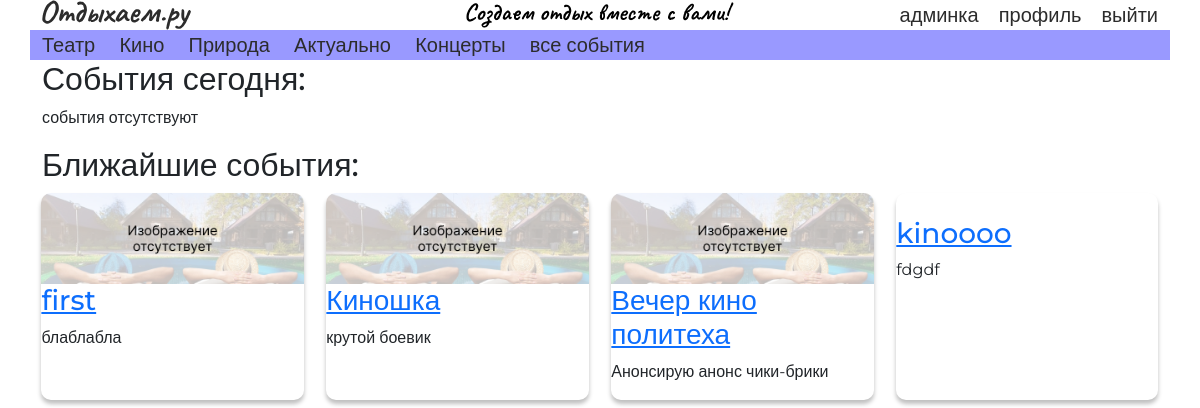
Before: /account/ (signed in) with the older database file.
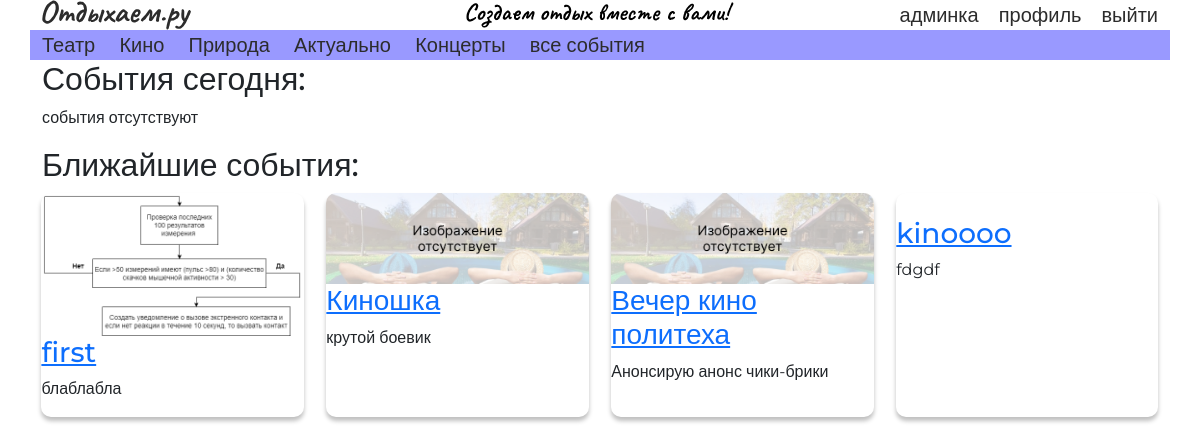
After: the same page with the newer database file.
### events/models.py (models this page shows, shortened)
class Event(models.Model):
    title = models.CharField('Title', max_length=50, default='')
    anons = models.CharField('Anons', max_length=100, default='')
    date = models.DateTimeField('Date', default=django.utils.timezone.now())
    creator_id = models.ForeignKey('auth.User', models.SET(1))
    category = models.ForeignKey('events.Category', models.SET(1))
    source = models.CharField("Source", max_length=200, default='')
    typeOfEvent = models.ForeignKey('events.TypeOfEvent', models.SET(1))
    image = models.ImageField(upload_to="images", default=None, null=True)

### account/views.py (the view)
# urls.py: path('', views.account, name="account"),
@login_required
def account(request):
    future_event = Event.objects.filter(creator_id=request.user.id) & Event.objects.filter(
        date__lt=django.utils.timezone.now())
    today_event = Event.objects.filter(creator_id=request.user.id) & Event.objects.filter(
        date__day=django.utils.timezone.now().day)
    context = {
        'future_event': future_event,
        'today_event': today_event
    }
    return render(request, 'account/account_main.html', context)
    pass

### account/templates/account/account_main.html (shortened to what this page needs)
{% extends 'index.html' %}
{% load static %}
{% block body %}
    <div class="row main-cat">
        <h2 class="main-cat__title">События сегодня:</h2>
        {% if today_event.count is 0  %}<p>события отсутствуют</p>{% endif %}
    </div>
    <div class="row main-cat">
        <h2 class="main-cat__title">Ближайшие события:</h2>
        {% for event in future_event %}
            <div class="event-item">
                {% if event.image %}
                    <img class="event-item__img" src="/media/{{ event.image }}" alt="">
                {% else %}
                    <img class="event-item__img" src={% static 'картинка.png' %} alt="">
                {% endif %}
                <h3 class="event-item__title"><a href="{% url 'event_detail' event.id %}">{{ event.title }}</a></h3>
                <p class="event-item__anons">{{ event.anons }}</p>
            </div>
        {% endfor %}
    </div>
{% endblock %}

Changed rows visible on the page:
changed Event "first": image: picture added
